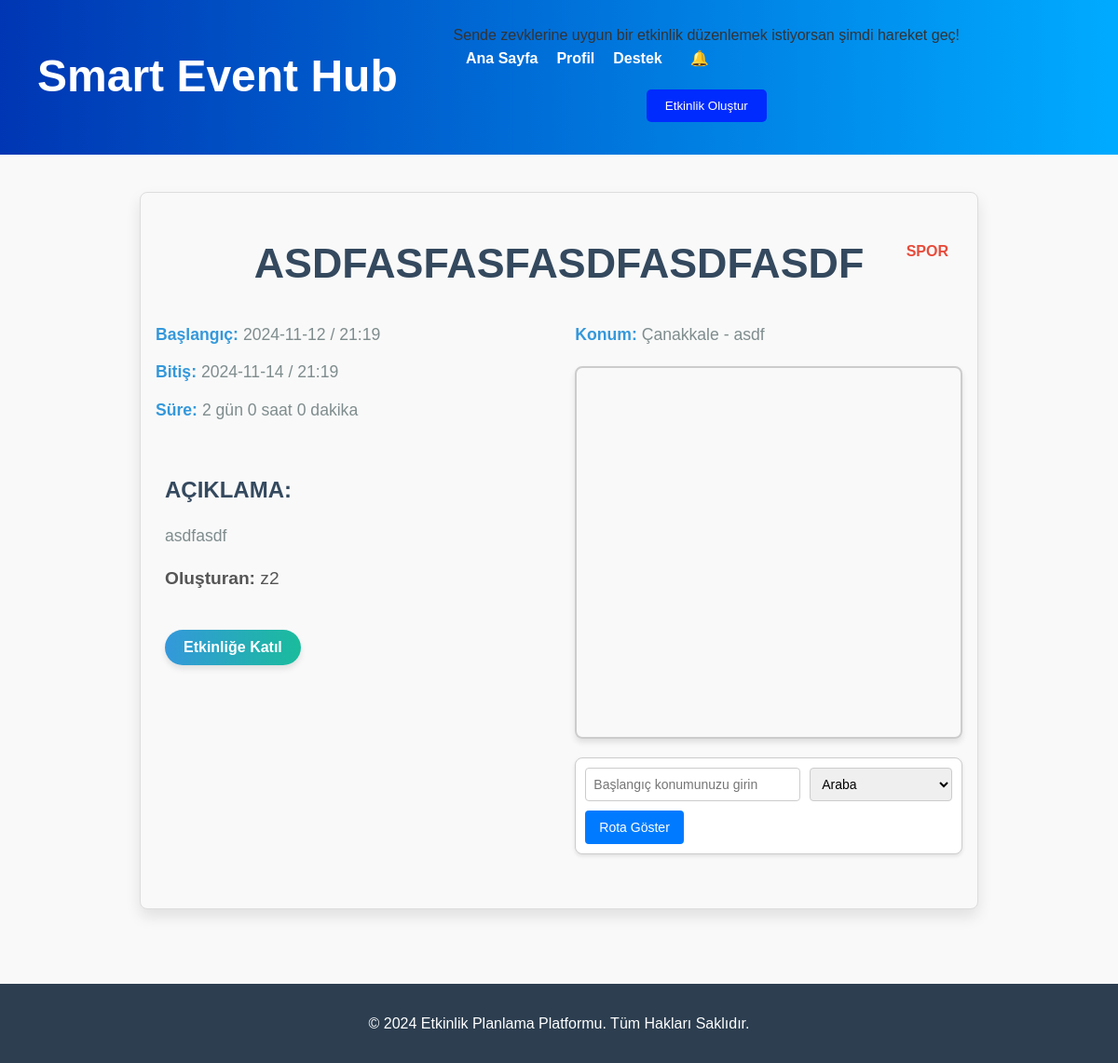
/event/3, run on the app's committed database.
### tables this page shows
CREATE TABLE events (
        ID INTEGER PRIMARY KEY AUTOINCREMENT,
        event_name TEXT NOT NULL,
        description TEXT NOT NULL,
        startDate TEXT NOT NULL,
        finishDate TEXT NOT NULL,
        startTime TEXT NOT NULL,
        finishTime TEXT NOT NULL,
        duration TEXT NOT NULL,
        city TEXT NOT NULL,        
        address TEXT NOT NULL,        
        category TEXT NOT NULL,
        creator_username TEXT NOT NULL,
        isApproved BOOLEAN DEFAULT FALSE NOT NULL
    );

### app.py (the view, shortened to what this page needs)
@app.route('/event/<int:event_id>')
def event_detail(event_id):
    event = get_event_by_id(event_id)
    if not event:
        return "Etkinlik bulunamadı", 404
    username = session.get('user', {}).get('username')
    user_id = get_user_id_by_username(username) if username else None
    is_participant = False
    is_creator = False
    if user_id:
        is_participant = is_user_participant(user_id, event_id)
        is_creator = username == get_event_creator_username(event_id)
    user_events = [dict(row) for row in get_created_events_by_username(username)]
    attended_events = get_user_attended_events(user_id) if user_id else []
    print(f"User Events: {user_events}")
    print(f"Attended Events: {attended_events}")
    all_user_events = {event['ID']: event for event in user_events + attended_events}.values()
    all_user_events = list(all_user_events)
    conflict_message = None
    days, hours, minutes = calculate_duration(event['startDate'], event['startTime'], event['finishDate'],
                                              event['finishTime'])
    messages = get_messages_for_event(event_id)
    return render_template(
        'eventDetails.html',
        event=event,
        username=username,
        is_participant=is_participant,
        is_creator=is_creator,
        messages=messages,
        get_username_by_id=get_username_by_id,
        days=days, hours=hours, minutes=minutes,
        conflict_message=conflict_message
    )

### app.py (called while the page is built)
def calculate_duration(start_date, start_time, finish_date, finish_time):
    start_datetime_str = f"{start_date} {start_time}"
    finish_datetime_str = f"{finish_date} {finish_time}"
    start_datetime = datetime.strptime(start_datetime_str, "%Y-%m-%d %H:%M")
    finish_datetime = datetime.strptime(finish_datetime_str, "%Y-%m-%d %H:%M")
    duration = finish_datetime - start_datetime
    days = duration.days
    hours, remainder = divmod(duration.seconds, 3600)
    minutes, _ = divmod(remainder, 60)
    return days, hours, minutes

### database.py (called while the page is built)
def get_db_connection():
    conn = sqlite3.connect(DATABASE)
    conn.row_factory = sqlite3.Row
    return conn

def get_created_events_by_username(username):
    conn = get_db_connection()
    cursor = conn.cursor()
    cursor.execute('''
        SELECT * FROM events WHERE creator_username = ?
    ''', (username,))
    events = cursor.fetchall()
    conn.close()
    return events

def get_event_by_id(event_id):
    conn = get_db_connection()
    cursor = conn.cursor()
    cursor.execute('''
        SELECT * FROM events WHERE ID = ?
    ''', (event_id,))
    event = cursor.fetchone()
    conn.close()
    return event

def get_messages_for_event(event_id):
    conn = get_db_connection()
    cursor = conn.cursor()
    cursor.execute('''
        SELECT sender_ID, message_text, sent_time
        FROM messages
        WHERE event_ID = ?
        ORDER BY sent_time ASC
    ''', (event_id,))
    messages = cursor.fetchall()
    conn.close()
    return messages

def get_username_by_id(user_id):
    conn = get_db_connection()
    cursor = conn.cursor()
    cursor.execute('SELECT username FROM users WHERE ID = ?', (user_id,))
    user = cursor.fetchone()
    conn.close()
    if user:
        return user['username']
    return None

### templates/eventDetails.html (shortened to what this page needs)
<!DOCTYPE html>
<html lang="tr">
<head>
    <link rel="stylesheet" href="{{ url_for('static', filename='css/eventDetails_style.css') }}">
</head>
<body>
        {% include 'header.html' %}
    <main>
        <div class="details-and-chat">
            <section class="event-details">
                <h2 class="event-title"> {{ event['event_name'] }} <span class="event-category">{{ event['category'] }}</span></h2>
                <div class="event-info">
                    <div class="event-date">
                        <p><strong>Başlangıç:</strong> {{ event['startDate'] }} / {{ event['startTime'] }}</p>
                        <p><strong>Bitiş:</strong> {{ event['finishDate'] }} / {{ event['finishTime'] }}</p>
                        <p><strong>Süre:</strong> {{ days }} gün {{ hours }} saat {{ minutes }} dakika</p>
                    </div>
                    <div class="event-location">
                        <p><strong>Konum:</strong> {{ event['city'] }} - {{ event['address'] }} </p>
                        <div id="map" style="width: 100%; height: 400px; margin-top: 20px;"></div>
                        <div class="route-controls">
                        <input type="text" id="start-location" placeholder="Başlangıç konumunuzu girin">
                        <select id="travel-mode">
                            <option value="DRIVING">Araba</option>
                        </select>
                        <button id="get-route">Rota Göster</button>
                        </div>
                    </div>
                </div>
                <div class="event-description">
                    <h3>Açıklama:</h3>
                    <p>{{ event['description'] }}</p>
                </div>
                <div class="event-creator">
                    <p><strong>Oluşturan:</strong> {{ event['creator_username'] }} </p>
                </div>
                <div class="event-actions">
                    {% if is_creator %}
                        <form action="{{ url_for('delete_event', event_id=event['id']) }}" method="POST">
                            <button type="submit" class="join-button">Etkinliği Sil</button>
                        </form>
                    {% else %}
                        {% if conflict_message %}
                            <p style="color: red;">{{ conflict_message }}</p>
                            <button disabled>Bu etkinliğe katılamazsınız</button>
                        {% elif is_participant %}
                            <form action="{{ url_for('leave_event', event_id=event['id']) }}" method="POST">
                                <button type="submit" class="join-button">Etkinlikten Çık</button>
                            </form>
                        {% else %}
                            <form action="{{ url_for('join_event', event_id=event['id']) }}" method="POST">
                                <button type="submit" class="join-button">Etkinliğe Katıl</button>
                            </form>
                        {% endif %}
                    {% endif %}
                </div>
            </section>
        </div>
    </main>
    <footer>
        <p>© 2024 Etkinlik Planlama Platformu. Tüm Hakları Saklıdır.</p>
    </footer>
</body>
</html>

### static/css/eventDetails_style.css (style rules this page uses)
* { margin: 0; padding: 0; box-sizing: border-box; font-family: 'Arial', sans-serif; transition: all 0.3s ease; }
body { background-color: #f9f9f9; color: #333; line-height: 1.6; font-size: 16px; }
h1, h2, h3 { font-weight: 600; color: #333; }
h2.event-title { font-size: 2.8rem; margin-bottom: 15px; text-align: center; color: #34495e; text-transform: uppercase; }
.event-category { font-size: 1rem; color: #e74c3c; font-weight: bold; position: absolute; top: 10px; right: 15px; text-transform: uppercase; }
.event-title { font-size: 2.8rem; margin-bottom: 15px; text-align: center; color: #34495e; text-transform: uppercase; position: relative; }
.event-details { background-color: #fff; border-radius: 15px; box-shadow: 0 8px 16px rgba(0, 0, 0, 0.1); margin: 40px auto; padding: 40px; max-width: 900px; animation: fadeIn 0.8s ease-in-out; }
.event-info { display: flex; justify-content: space-between; margin-bottom: 30px; }
.event-info .event-date, .event-info .event-location { width: 48%; }
.event-date p, .event-location p { font-size: 1.1rem; margin: 12px 0; color: #7f8c8d; }
.event-date strong, .event-location strong { color: #3498db; }
.event-description { position: relative; bottom: 450px; left: 10px; margin-top: 20px; margin-bottom: 30px; padding: 10px 0; }
.event-description h3 { font-size: 1.5rem; color: #34495e; margin-bottom: 15px; text-transform: uppercase; }
.event-description p { font-size: 1.1rem; line-height: 1.7; color: #7f8c8d; }
.event-creator p { position: relative; bottom: 475px; left: 10px; font-size: 1.2rem; color: #555; margin-top: 20px; }
.event-actions { position: relative; bottom: 475px; left: 10px; display: flex; justify-content: space-between; margin-top: 40px; }
.join-button { background: linear-gradient(90deg, #3498db, #1abc9c); color: white; font-size: 1rem; font-weight: bold; padding: 10px 20px; border: none; border-radius: 25px; box-shadow: 0 4px 6px rgba(0, 0, 0, 0.1); cursor: pointer; transition: all 0.3s ease-in-out; text-align: center; text-decoration: none; display: inline-block; }
footer { background-color: #2c3e50; color: white; padding: 30px 0; text-align: center; margin-top: 40px; }
footer p { font-size: 1rem; }
.details-and-chat { display: flex; gap: 20px; max-width: 1200px; max-height: 850px; margin: 0 auto; }
.event-details { flex: 2; border: 1px solid #ddd; border-radius: 8px; padding: 16px; background-color: #f9f9f9; }
.event-details { position: relative; padding-top: 40px; }
#map { border: 2px solid #ccc; border-radius: 8px; box-shadow: 0 4px 6px rgba(0, 0, 0, 0.1); margin-bottom: 20px; }
.route-controls { display: flex; flex-wrap: wrap; gap: 10px; margin-top: 20px; padding: 10px; background-color: #fff; border: 1px solid #ccc; border-radius: 8px; box-shadow: 0 2px 4px rgba(0, 0, 0, 0.1); }
.route-controls input[type="text"], .route-controls select { flex: 1 1 auto; padding: 8px; font-size: 14px; border: 1px solid #ccc; border-radius: 4px; }
.route-controls button { padding: 10px 15px; background-color: #007BFF; color: #fff; border: none; border-radius: 4px; cursor: pointer; font-size: 14px; transition: background-color 0.3s ease; }

### static/css/header_style.css (style rules this page uses)
body, html { margin: 0; padding: 0; width: 100%; height: 100%; }
.event-info { font-size: 1em; color: #333; margin-top: 10px; text-align: left; }

### data on the page
events: event_name "ASDFASFASFASDFASDFASDF", category "SPOR", startDate "2024-11-12", startTime "21:19", finishDate "2024-11-14", finishTime "21:19", city "Çanakkale", address "asdf", description "asdfasdf", creator_username "z2"

### other printed values
{{ days }} "2"
{{ hours }} "0"
{{ minutes }} "0"
